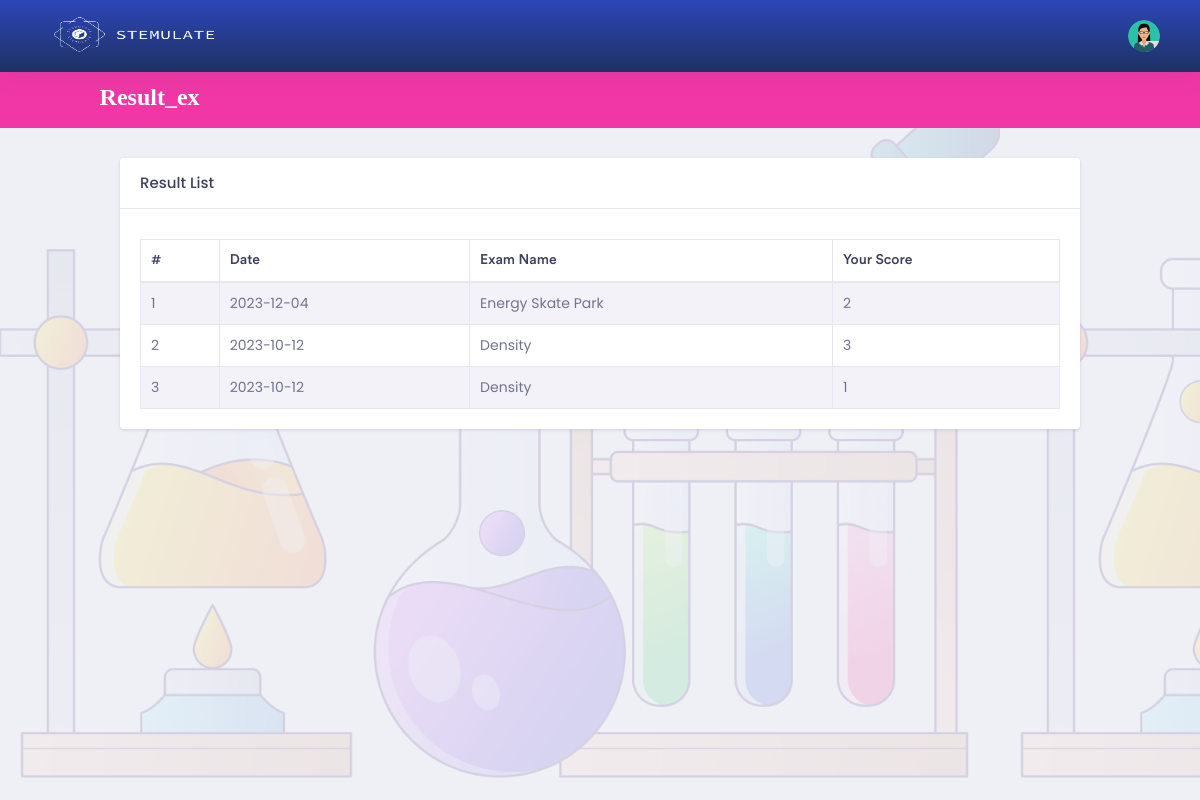
The app's page /student/result_ex.php (signed in), older data.
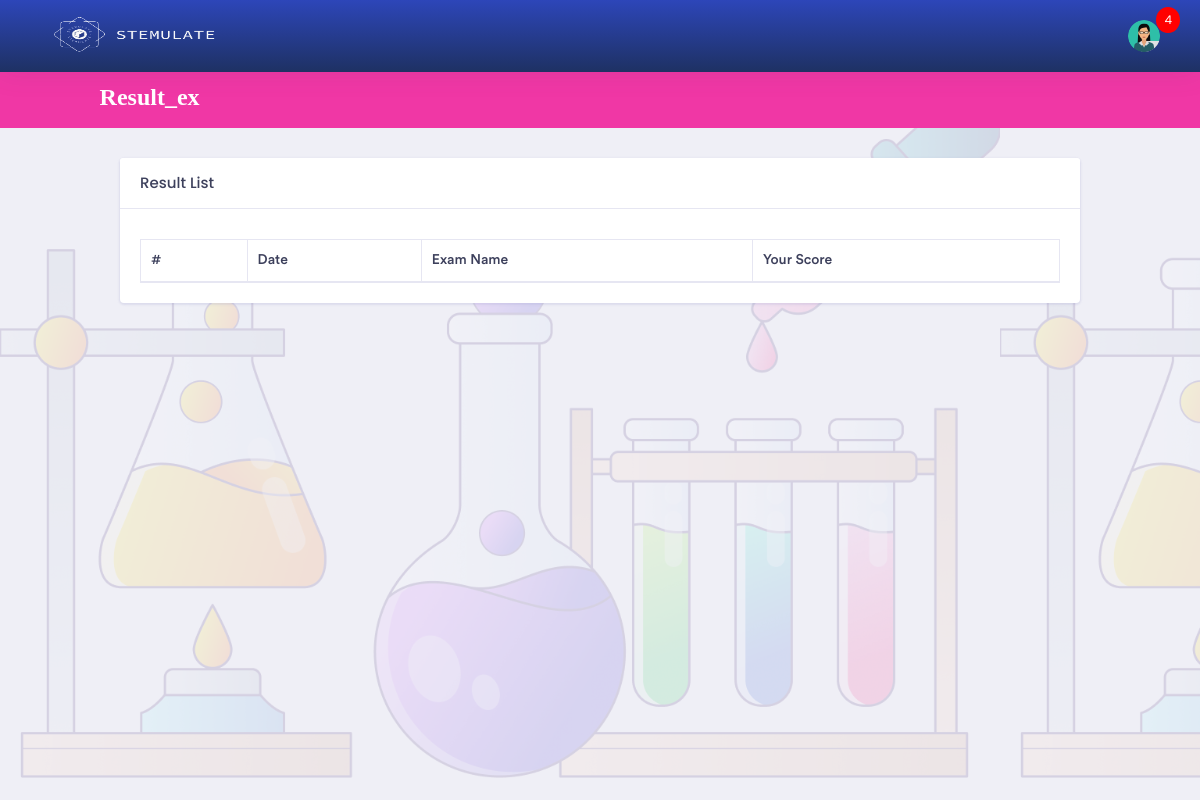
The same page, newer data.
### tables this page shows
CREATE TABLE `result_summery_experiment` (
  `id` int(11) NOT NULL,
  `student_id` int(11) NOT NULL,
  `experiment_id` int(11) NOT NULL,
  `total_mark` varchar(10) NOT NULL,
  `your_mark` varchar(10) NOT NULL,
  `sts` int(11) NOT NULL,
  `unique_code` varchar(255) NOT NULL,
  `created_at` date NOT NULL DEFAULT current_timestamp()
);

CREATE TABLE `experiment` (
  `id` int(11) NOT NULL,
  `subject_id` int(11) NOT NULL,
  `name` varchar(255) NOT NULL,
  `url` varchar(255) NOT NULL,
  `status` int(11) NOT NULL,
  `admin_id` int(11) NOT NULL,
  `description` text NOT NULL,
  `custom` tinyint(1) NOT NULL,
  `islock` tinyint(1) NOT NULL,
  `prev_islock` tinyint(1) NOT NULL,
  `isrubric` tinyint(1) NOT NULL
);

### student/result_ex.php (the view, shortened to what this page needs)
<?php
    if ($_SESSION['p'] != "") {
?>
<!doctype html>
<html lang="en">
<head>
    <?php include 'head.php'; ?>
</head>
<body>
    <div class="dashboard-main-wrapper">
         <div class="dashboard-header">
            <?php include 'header.php';  ?>
            <?php include 'navigation.php';  ?>
        </div>
        <div class="dashboard-wrapper">
            <div class="container-fluid  dashboard-content">
                <div class="row">
                    <div class="col-xl-12 col-lg-12 col-md-12 col-sm-12 col-12">
                        <div class="card">
                            <h5 class="card-header">Result List </h5>
                            <span style="padding-left:20px; padding-top:10px;">
                            </span>
                            <div class="card-body">
                                <div class="table-responsive">
                                    <table class="table table-striped table-bordered">
                                        <thead>
                                            <tr>
                                                <th>#</th>
                                                <th>Date</th>
                                                <th>Exam Name</th>
                                                <th>Your Score</th>
                                            </tr>
                                        </thead>
                                        <tbody>
                                            <?php
                                                $sl = 0;
                                                include 'db.php';
                                                $query = mysqli_query($link, "select * from result_summery_experiment where student_id = '$_SESSION[id]' and sts = '1' order by id desc ");
                                                while($data = mysqli_fetch_array($query)) {
                                            ?>
                                            <tr>
                                                <td><?php echo ++$sl; ?></td>
                                                <td><?php echo $data['created_at']; ?></td>
                                                <td>
                                                    <?php
                                                        $query2 = mysqli_query($link, "select * from experiment where id = '$data[experiment_id]'");
                                                        while($data2 = mysqli_fetch_array($query2)) {
                                                            echo $data2['name'];
                                                        }
                                                    ?>
                                                </td>
                                                <td><?php echo $data['your_mark']; ?></td>
                                            </tr>
                                            <?php } ?>
                                        </tbody>
                                    </table>
                                </div>
                            </div>
                        </div>
                    </div>
                </div>
            </div>
        </div>
    </div>
</body>
</html>
<?php
} else {
    echo "<script>";
    echo "self.location='index.php?msg=<font color=red>Please Login First.</font>';";
    echo "</script>";
}
?>

### student/header.php (shortened to what this page needs)
<nav class="navbar navbar-expand-lg bg-blue fixed-top">
    <a class="navbar-brand" href="dashboard.php">
        <img src="./assets/images/logo-stemulate.png" width=200 height=50 alt="logo-stemulate" class="img-rounded">
    </a>
    <div class="collapse navbar-collapse " id="navbarSupportedContent">
        <ul class="navbar-nav ml-auto navbar-right-top">
            <li class="nav-item dropdown nav-user">
            <a class="nav-link nav-user-img" href="#" id="navbarDropdownMenuLink2" data-toggle="dropdown" aria-haspopup="true" aria-expanded="false">
                <img src="<?php
                    $noImage = "assets/images/avatar-1.jpg";
                    if ($_SESSION['i']) {
                        echo $_SESSION['i'];
                    } else {
                        echo $noImage;
                    }
                ?>" alt="" class="user-avatar-md rounded-circle">
            </a>
            <?php
                include 'db.php';
                $admin_id = $_SESSION['id'];
                $selectQuery = "SELECT * FROM notification WHERE isread = 0 and student_id = $admin_id ";
                $result = mysqli_query($link, $selectQuery);
                if($result && mysqli_num_rows($result) > 0) {
            ?>
                <span class="notification-count"><?php echo mysqli_num_rows($result); ?></span>
            <?php } ?>
            </li>
        </ul>
    </div>
</nav>

Row changes from the older to the newer data that the page shows:
removed result_summery_experiment: created_at "2023-12-04", your_mark "2"
no longer on this page (row edited): experiment: name "Energy Skate Park", shown under "2023-12-04"
removed result_summery_experiment: created_at "2023-10-12", your_mark "3"
no longer on this page (row edited): experiment: name "Density"
removed result_summery_experiment: created_at "2023-10-12", your_mark "1"
Text that changed along with them:
mysqli_num_rows($result): (not shown) → "4"
